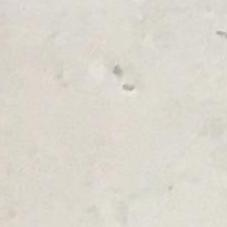
#> input picture data/Negative/00105.jpg, 227 x 227 px, given as the content of the folder data/defect, which was not available
$ python main.py   (older library calls are emulated)
#> lines starting #> are read from the running program, lines starting #| are printed output that depends on the picture
"""Surface detection"""
import os

import cv2
import numpy as np
from numpy.typing import NDArray
from tqdm import tqdm

BASE_PATH_TO_DATA = "data"


def get_all_file_paths(directory: str, file_extension: str | None = None) -> list[str]:
    """Get all file paths from directory"""
#> called with directory = 'data/defect'
    file_paths: list[str] = []

    for root, _, files in os.walk(directory):
        for file in files:
            if file_extension is None or file_extension.endswith(file_extension):
                file_paths.append(os.path.join(root, file))

    return file_paths


def pre_process_image(file_path: str) -> NDArray[np.float32]:
    """Test"""
#> called with file_path = '_only/00105.jpg'
    img = cv2.imread(file_path)
#> img is the input picture: shape (227, 227, 3); mean B, G, R 206, 215.8, 219.6

    img_normalized = cv2.normalize(img, None, 0, 1.0, cv2.NORM_MINMAX, dtype=cv2.CV_32F)
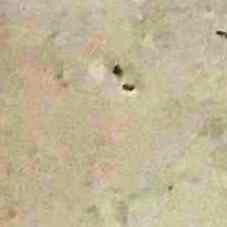
#> img_normalized: shape (227, 227, 3) float32; mean B, G, R 0.592, 0.713, 0.76; drawn with min black and max white

    return img_normalized


def process_images(directory: str) -> NDArray[np.float32]:
    """Process images from directory"""
    images_paths = get_all_file_paths(directory)
    processed_images = np.zeros((len(images_paths), 227, 227, 3), dtype=np.float32)

    for i in tqdm(range(len(images_paths)), desc=f"Processing images from {directory}"):
        image_path = images_paths[i]
        processed_images[i] = pre_process_image(image_path)

    return processed_images


def pre_process():
    """Preprocesses the list of images"""
    print("Starting preprocessing ...")

    defect_images = process_images(os.path.join(BASE_PATH_TO_DATA, "defect"))
    no_defect_images = process_images(os.path.join(BASE_PATH_TO_DATA, "no_defect"))


def main():
    """The main"""
    # data loading & pre process
    pre_process()


if __name__ == "__main__":
    main()

$ run again, on data/defect/00010.jpg
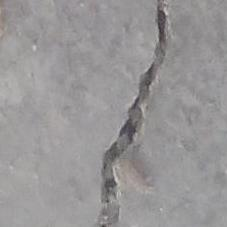
#> input picture data/defect/00010.jpg, 227 x 227 px
#> in pre_process_image, img is the input picture: shape (227, 227, 3); mean B, G, R 151, 150.4, 152.4
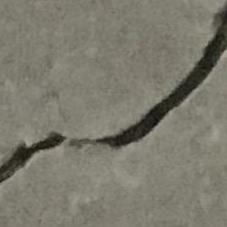
#> input picture data/Positive/00251.jpg, 227 x 227 px, given as the content of the folder data/no_defect, which was not available
#> in pre_process_image, img is the input picture: shape (227, 227, 3); mean B, G, R 109.6, 122.2, 124.4
#> in pre_process_image (call 2), `img_normalized = cv2.normalize(img, None, 0, 1.0, cv2.NORM_MINMAX, dty..`:
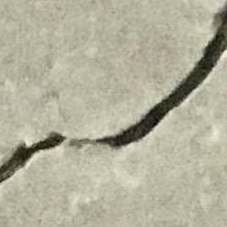
#> img_normalized: shape (227, 227, 3) float32; mean B, G, R 0.612, 0.688, 0.701
